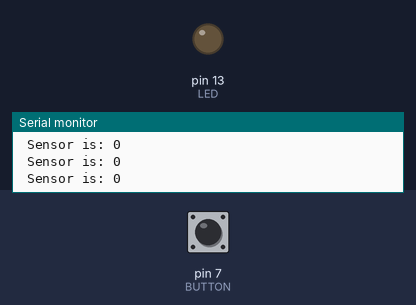
This sketch was run on a simulated Arduino Uno, built with avr-gcc and run on an emulated ATmega328P. On the bench: output pins drawn as LEDs (lit = HIGH), the last lines printed to the serial monitor. Inputs (shaded band) come from the test bench; at power-on: pin 7 (BUTTON) LOW.

Above: at 1.2 s.
1.3 s: pin 7 (BUTTON) pulled HIGH for 0.15 s
At 1.39 s:
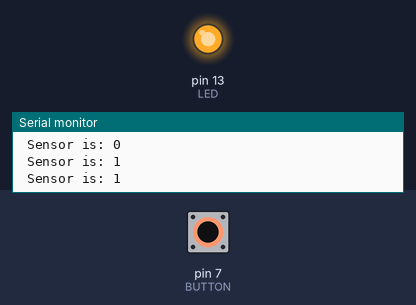
2.9 s: pin 7 (BUTTON) pulled HIGH for 3.2 s
At 7.2 s:
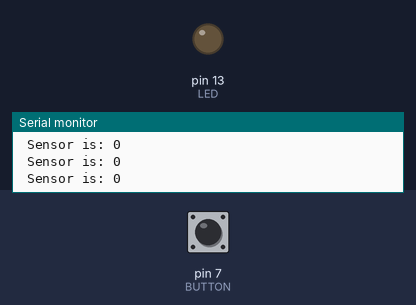
Timing chart, 0 to 8.7 s (numbered marks = the images above; inputs shaded):
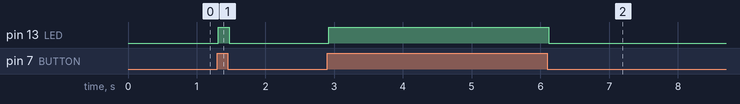

Measured:
- after the input at 1.3 s, pin 13 (LED): LOW → HIGH at once, → LOW 0.16 s later
- after the input at 2.9 s, pin 13 (LED): LOW → HIGH at once, → LOW 3.2 s later

The sketch:

read_photocell_turn_led_on.ino
```cpp
/*

 Read the value of a photocell, and then
 print that value to the serial display and also
 turn an led on if that value is HIGH

 */


const int LED = 13;
const int BUTTON = 7;

int val = 0;

void setup() {
  Serial.begin(9600);
  pinMode(LED, OUTPUT);
  pinMode(BUTTON, INPUT);

}

void loop() {

val = digitalRead(BUTTON);
Serial.print("\n Sensor is: ");
Serial.print(val);
if (val == HIGH) {
  digitalWrite(LED, HIGH);

} else {

  digitalWrite(LED, LOW);

 }

}
```
